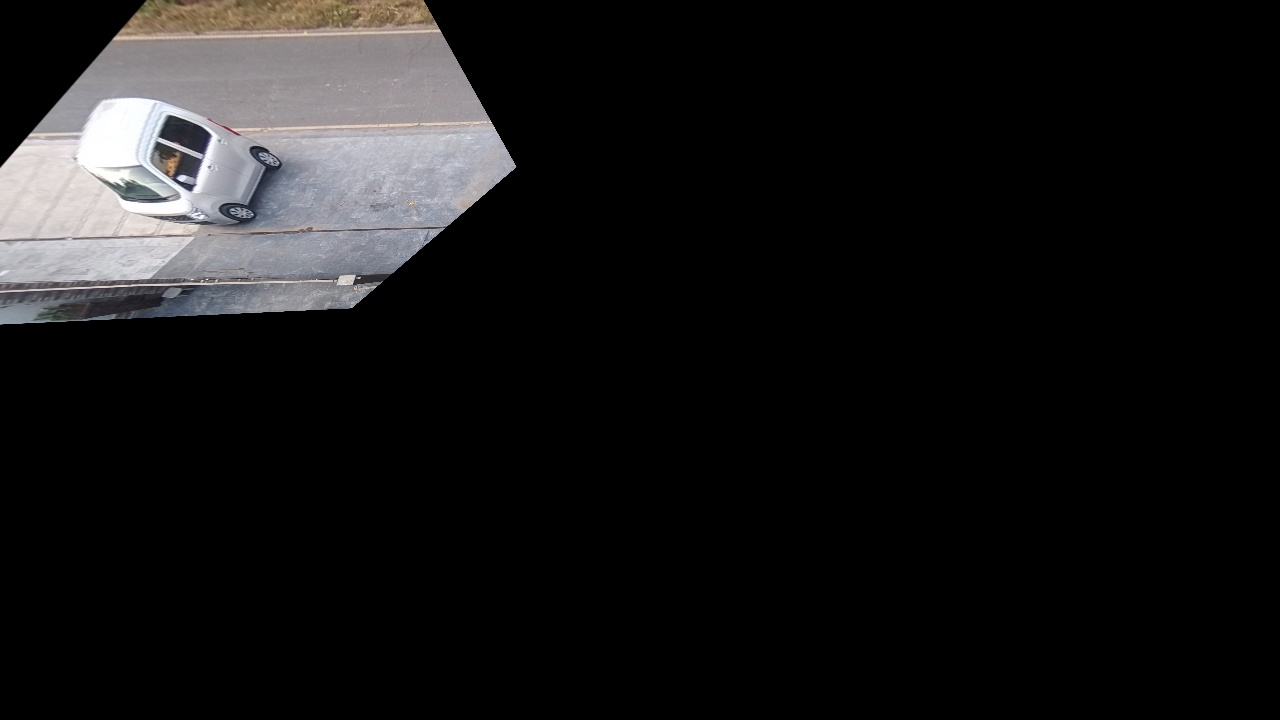
#> input picture wrapped1.jpg, 1280 x 720 px
$ python merge_warps.py
#> lines starting #> are read from the running program, lines starting #| are printed output that depends on the picture
#> further down, warp_out is the input picture: shape (720, 1280, 3); mean B, G, R 22.5, 22.1, 22.7
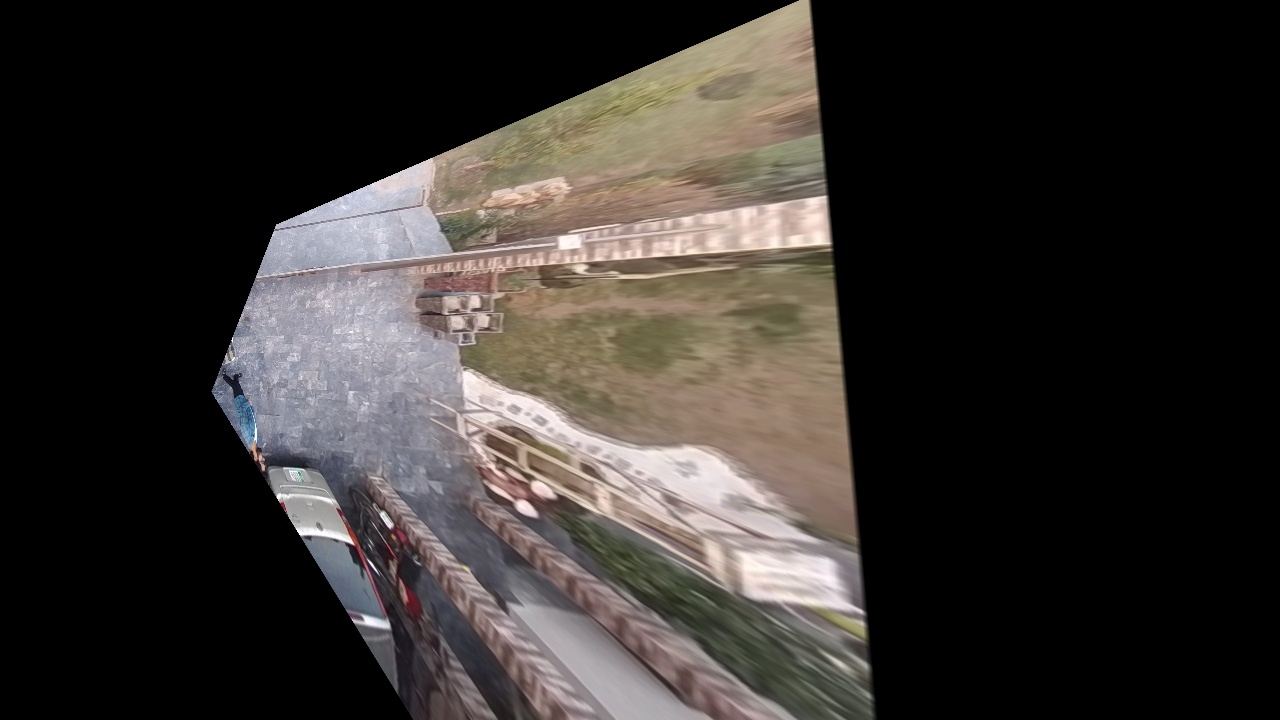
#> input picture wrapped_inside.jpg, 1280 x 720 px
#> further down, warp_in is the input picture: shape (720, 1280, 3); mean B, G, R 46, 49, 53.3
import cv2
import numpy as np


def merge(warp1, warp2):
    result = np.zeros(warp1.shape)
    blue1 = warp1[:, :, 0]
    blue2 = warp2[:, :, 0]
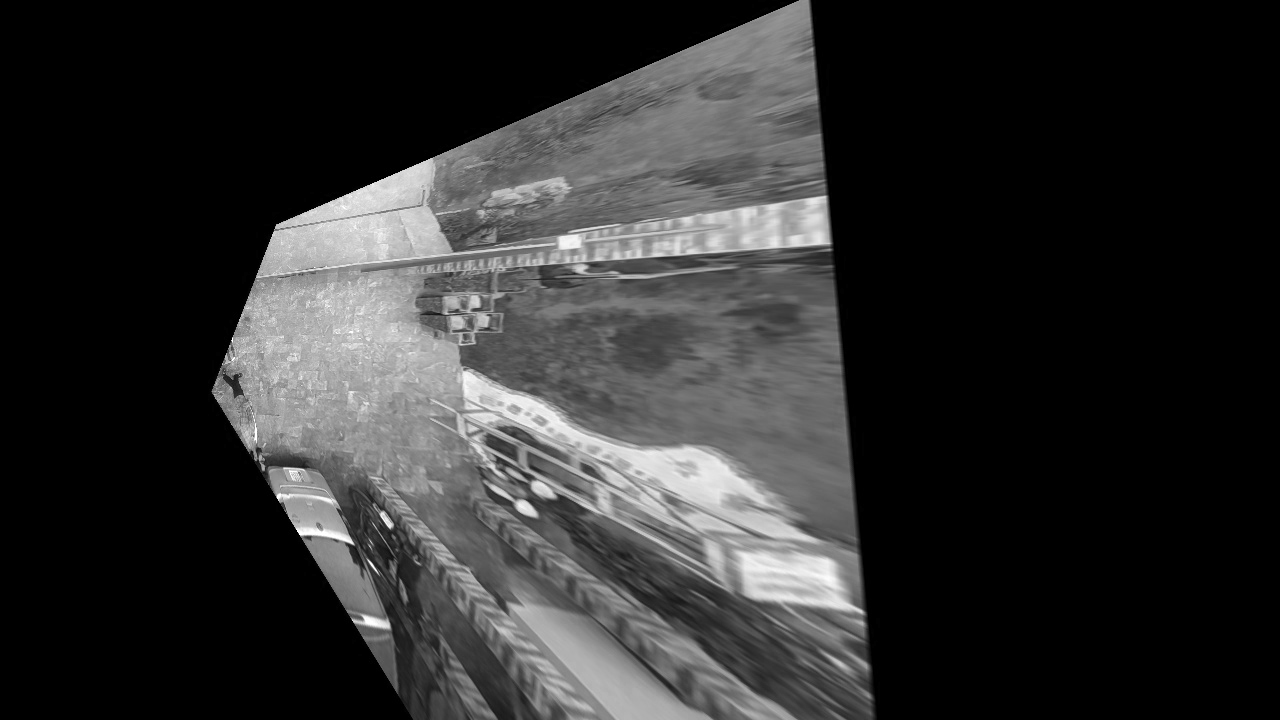
#> blue2: shape (720, 1280); min 0, max 255, mean 46
    red1 = warp1[:, :, 1]
    red2 = warp2[:, :, 1]
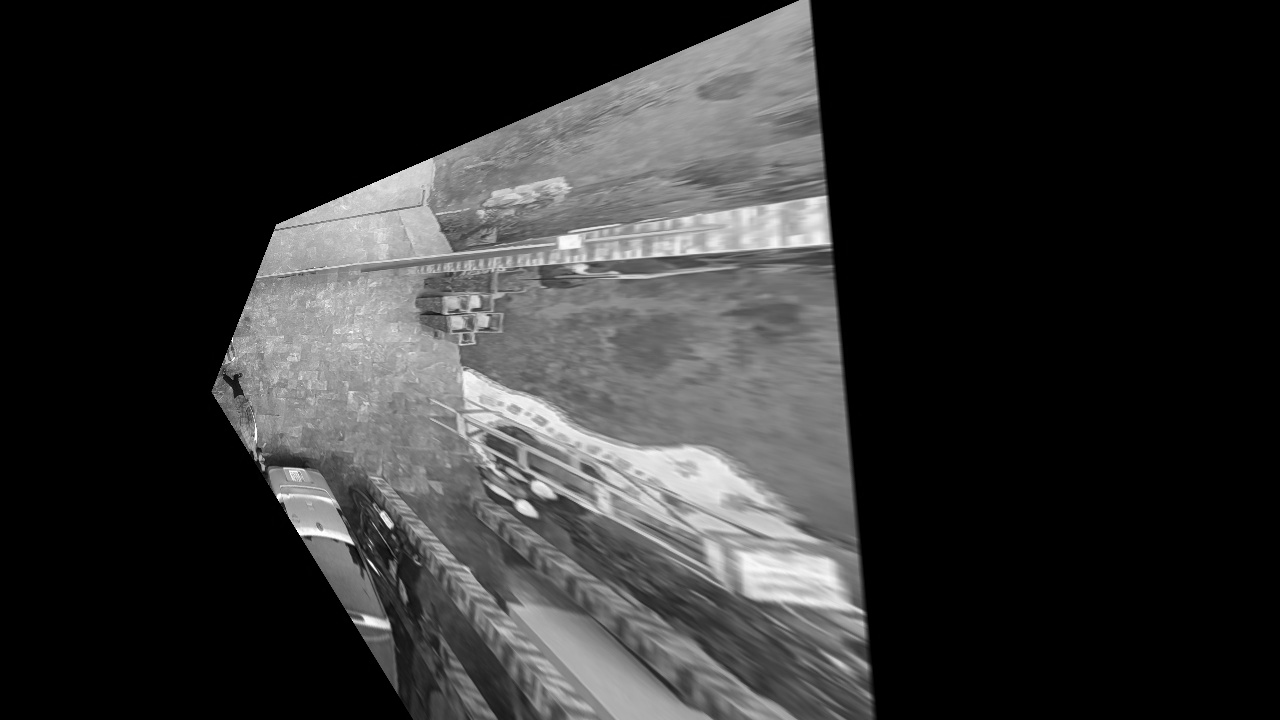
#> red2: shape (720, 1280); min 0, max 255, mean 49
    green1 = warp1[:, :, 2]
    green2 = warp2[:, :, 2]
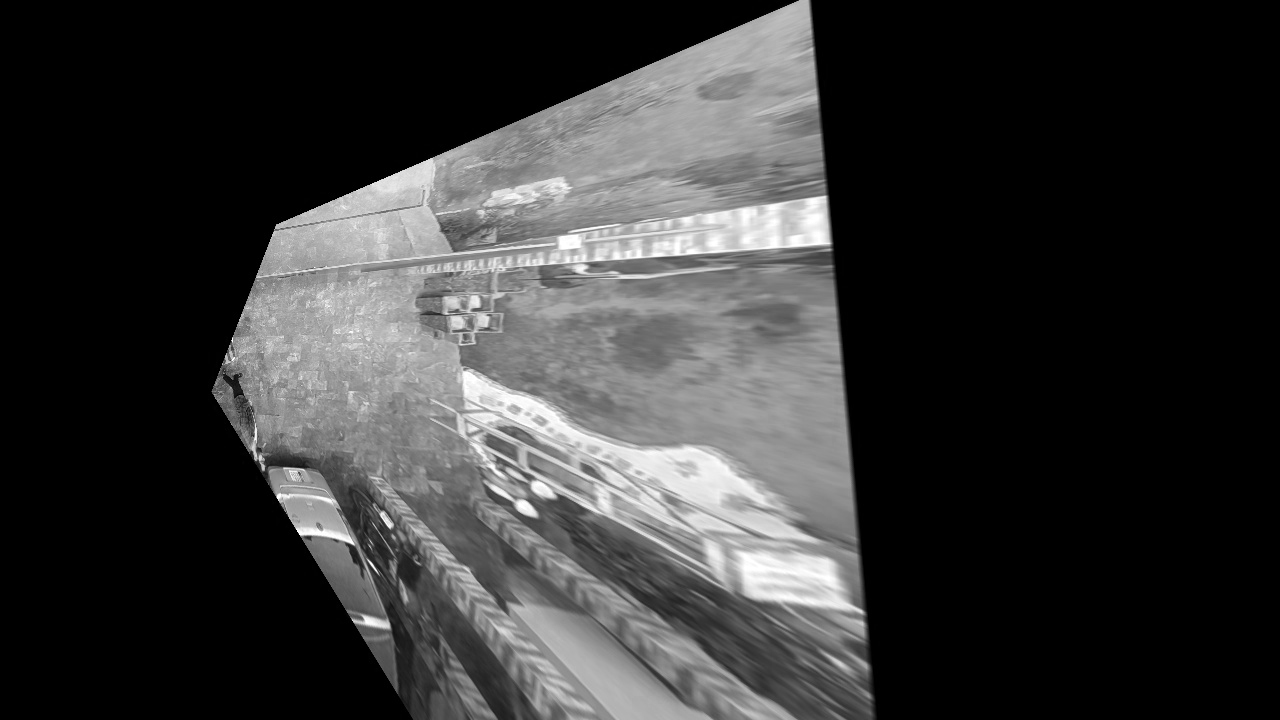
#> green2: shape (720, 1280); min 0, max 255, mean 53.3

    return result

warp_out = cv2.imread('wrapped1.jpg')
warp_in = cv2.imread('wrapped_inside.jpg')

final = merge(warp_out, warp_in)
#> final: shape (720, 1280, 3) float64; every value is 0
cv2.imshow('final', final)

while True:
    if cv2.waitKey(1) & 0xFF == ord('q'):
#> (key q is pressed here)
        break
